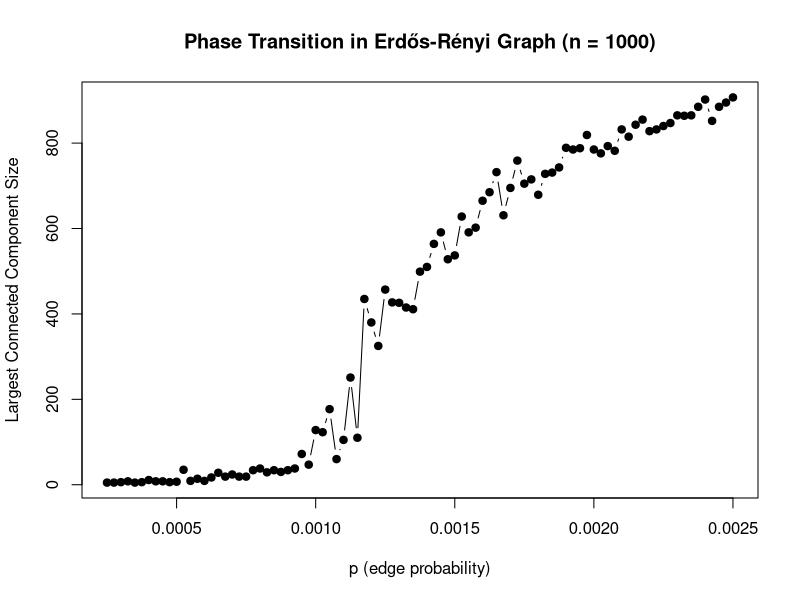

Recreate this plot in R.
# Generate a series of Erdős-Rényi graphs with 1, 000 nodes and
# n increasing p value, from .00025 to .0025, with increments of
# .000025. Make a plot with the p value on the x axis and the size of
# the largest connected component on the y axis. Can you find the
# phase transition?

library(here)
library(igraph)

# Setting up the parameters
n <- 1000
p_vals <- seq(0.00025, 0.0025, by=0.000025)
largest_cc_sizes <- numeric(length(p_vals))
set.seed(42) # For reproducibility

# Solution 

# Generating Graphs and Computing largest component size
for (i in seq_along(p_vals)) {
  g <- sample_gnp(n, p_vals[i], directed=FALSE)
  comps <- components(g)
  largest_cc_sizes[i] <- max(comps$csize)
}

# Plotting the results
plot(p_vals, largest_cc_sizes, type="b", pch=19,
     xlab="p (edge probability)",
     ylab="Largest Connected Component Size",
     main="Phase Transition in Erdős-Rényi Graph (n = 1000)")

# In the plot, should be visible that the real network’s degree CCDF decreases 
# more slowly and exhibits a heavier tail than the Erdős-Rényi graph, indicating 
# the presence of nodes with much higher degree (hubs), while the Erdős-Rényi 
# graph’s CCDF drops off rapidly, reflecting its narrow, random degree 
# distribution.